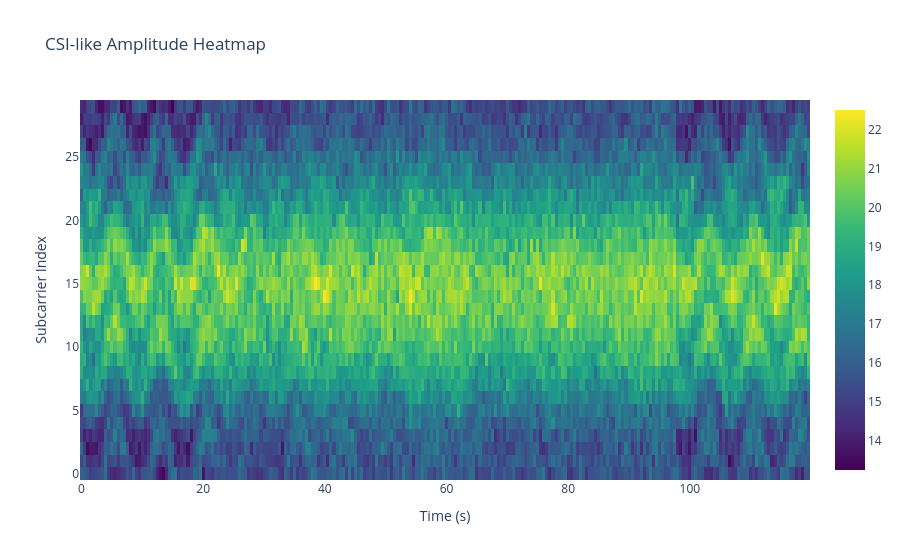

Here is the notebook cell this chart was saved with:
### Code cell
fig, axes = plt.subplots(2, 2, figsize=(14, 10))

ax = axes[0, 0]
ax.set_title('2D Room Layout')
ax.set_xlim(0, ROOM_WIDTH_M)
ax.set_ylim(0, ROOM_HEIGHT_M)
ax.set_xlabel('x (m)')
ax.set_ylabel('y (m)')
for (x1, y1), (x2, y2) in room['walls']:
    ax.plot([x1, x2], [y1, y2], color='black', linewidth=2)
for obstacle in room['obstacles']:
    rect = plt.Rectangle((obstacle['x'], obstacle['y']), obstacle['w'], obstacle['h'], alpha=0.25, color='tab:gray')
    ax.add_patch(rect)
ax.scatter([transmitter.x], [transmitter.y], color='tab:red', s=120, label='TX')
ax.scatter([receiver.x], [receiver.y], color='tab:blue', s=120, label='RX')
ax.plot(human['human_x'], human['human_y'], color='tab:green', linewidth=2, label='Human path')
ax.legend(loc='lower left')

axes[0, 1].plot(TIME, rssi, color='tab:purple')
axes[0, 1].set_title('Synthetic RSSI')
axes[0, 1].set_xlabel('Time (s)')
axes[0, 1].set_ylabel('RSSI (dBm)')

axes[1, 0].plot(TIME, amplitude_mean, label='Mean CSI amplitude', color='tab:orange')
axes[1, 0].plot(TIME, amplitude_std, label='CSI amplitude std', color='tab:brown', alpha=0.8)
axes[1, 0].set_title('CSI Summary Features')
axes[1, 0].set_xlabel('Time (s)')
axes[1, 0].legend()

axes[1, 1].plot(TIME, motion_score, color='tab:green')
axes[1, 1].set_title('Motion Score')
axes[1, 1].set_xlabel('Time (s)')
axes[1, 1].set_ylabel('0 to 1')

plt.tight_layout()
plt.show()

heatmap = go.Figure(data=go.Heatmap(z=csi_amplitude_drifted.T, x=TIME, colorscale='Viridis'))
heatmap.update_layout(title='CSI-like Amplitude Heatmap', xaxis_title='Time (s)', yaxis_title='Subcarrier Index')
heatmap

### Figure 1 — Plotly figure (JSON) as saved in the notebook; plotly's stock layout.template omitted (floating-point values rounded to 4 significant figures; data arrays with more than 128 entries replaced by an {"elided": "..."} marker saying what was removed)
{"data": [{"colorscale": [[0, "#440154"], [0.1111, "#482878"], [0.2222, "#3e4989"], [0.3333, "#31688e"], [0.4444, "#26828e"], [0.5556, "#1f9e89"], [0.6667, "#35b779"], [0.7778, "#6ece58"], [0.8889, "#b5de2b"], [1, "#fde725"]], "type": "heatmap", "x": {"elided": "240 float values"}, "z": {"elided": "30x240 float values"}}], "layout": {"title": {"text": "CSI-like Amplitude Heatmap"}, "xaxis": {"title": {"text": "Time (s)"}}, "yaxis": {"title": {"text": "Subcarrier Index"}}}}
